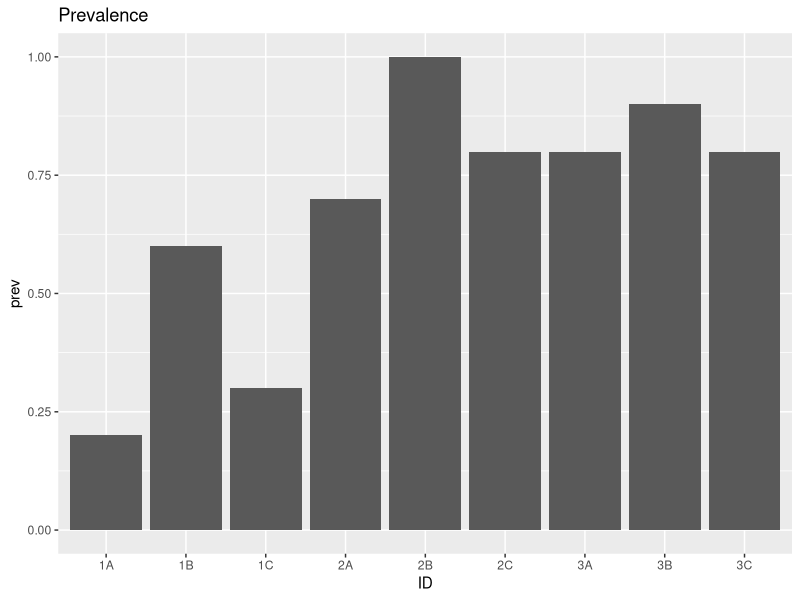
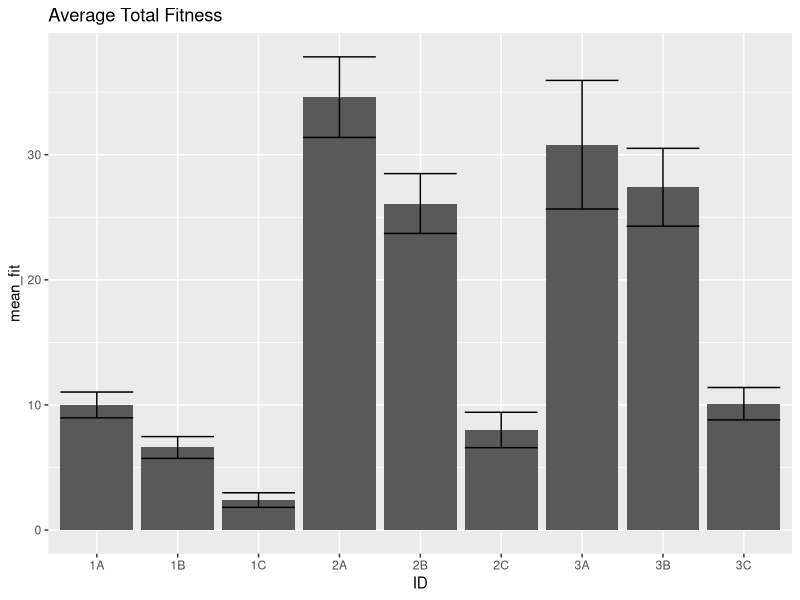
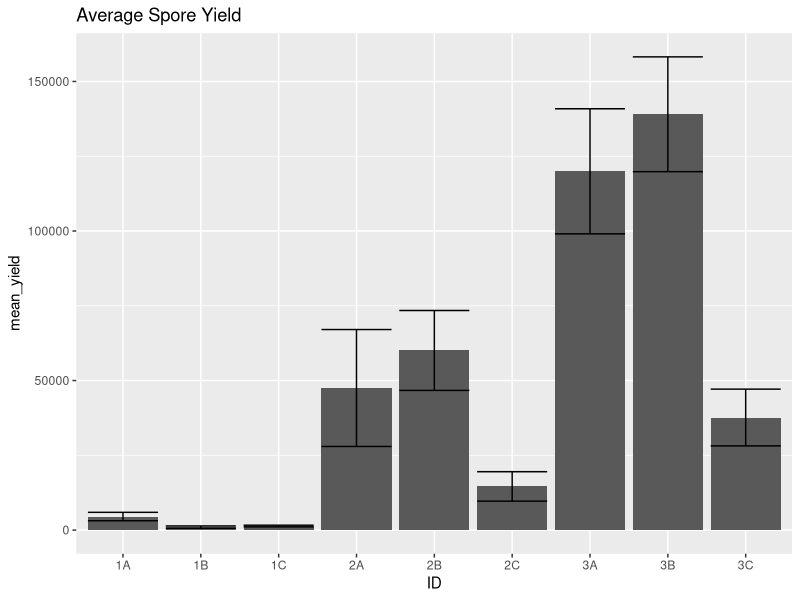
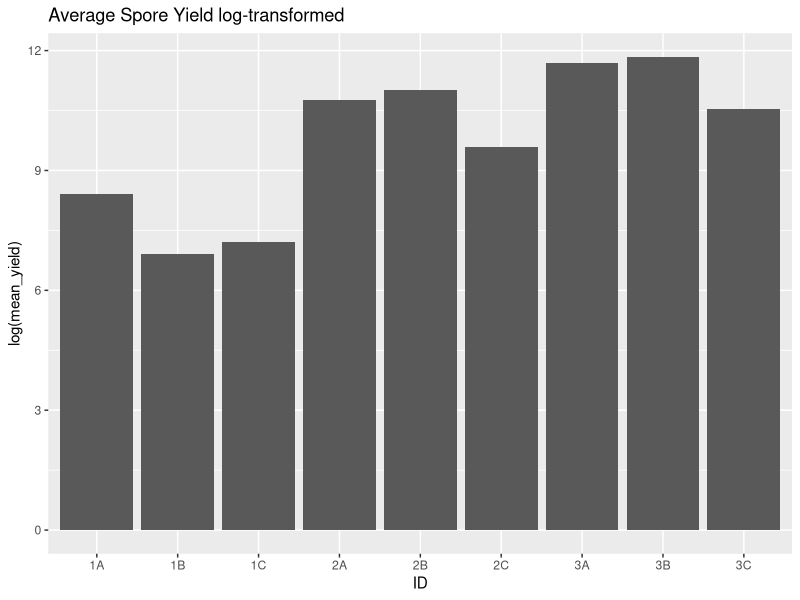
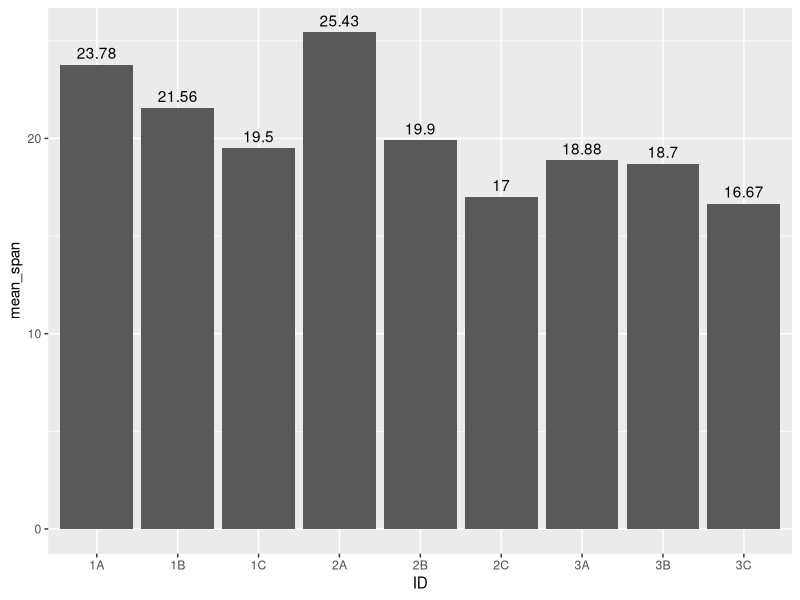

The R source for these figures, in order:
## ---- chunk 1
knitr::opts_chunk$set(echo = TRUE)
knitr::opts_chunk$set(tidy.opts=list(width.cutoff=50),tidy=TRUE)
## ---- chunk 2
library(tidyverse)
library(magrittr)
library(lubridate)
library(here)
## ---- chunk 3
treatments <- read_csv(here("data/treatments.csv"))
fitness <- read_csv(here("data/fitness.csv"))
mort <- read_csv(here("data/mortality.csv"))
## ---- chunk 4
head(treatments)
head(mort)
head(fitness)
## ---- chunk 5
prevalence <- mort %>% group_by(ID) %>% summarize(n = n(), prev = sum(infection_status, na.rm = T)/n()) #NA's removed from numerator but still in denominator
prevalence %>% ggplot(.,aes(x=ID,y=prev)) +
  geom_col() + 
  labs(title = "Prevalence")
## ---- chunk 6
fit_by_ID_replicate <- fitness %>% group_by(ID, replicate) %>% summarize(total_fit = sum(fitness, na.rm = T)) # removed NAs
fit_average <- fit_by_ID_replicate %>% group_by(ID) %>% 
  summarize(n = n(), mean_fit = mean(total_fit, na.rm = T), var = var(total_fit, na.rm = T), se = sqrt(var(total_fit, na.rm = T)/n())) # remove NAs
fit_average %>% ggplot(., aes(x=ID, y=mean_fit)) +
  geom_col() + 
  geom_errorbar(aes(ymin = mean_fit-se, ymax = mean_fit+se)) +
  labs(title = "Average Total Fitness")
## ---- chunk 7
spores <- mort %>% filter(spore_yield>0) %>% group_by(ID) %>% 
  summarize(mean_yield = mean(spore_yield, na.rm=T), 
            # NAs removed but there should be no NAs after the filter
            var = var(spore_yield, na.rm = T), 
            se = sqrt(var(spore_yield, na.rm = T)/n()))
spores %>% ggplot(., aes(x=ID, y=mean_yield)) + 
  geom_col() + 
  geom_errorbar(aes(ymin = mean_yield-se, ymax = mean_yield+se)) +
  labs(title = "Average Spore Yield")
spores %>% ggplot(., aes(x=ID, y=log(mean_yield))) + 
  geom_col() + 
  labs(title = "Average Spore Yield log-transformed")
## ---- chunk 8
lifespan <- left_join(mort, treatments, by = "ID")
lifespan %<>% select(ID, replicate, birth_date, date)
mdy(lifespan$birth_date)
lifespan %<>% transmute(ID=ID, replicate=replicate, birthday=mdy(birth_date), deathday=mdy(date))
lifespan %<>% mutate(span = deathday - birthday)

mean_span <- lifespan %>% group_by(ID) %>% summarize(mean_span = mean(span, na.rm=T))

mean_span %>% ggplot(.,aes(x=ID, y=mean_span)) +
  geom_col() + 
  geom_text(aes(label=round(mean_span, digits = 2)), vjust = -0.5)
## ---- chunk 9
#rmarkdown::render(here('scripts/exploration.Rmd'), output_format = "pdf_document",output_file = here("pilot.pdf"))
